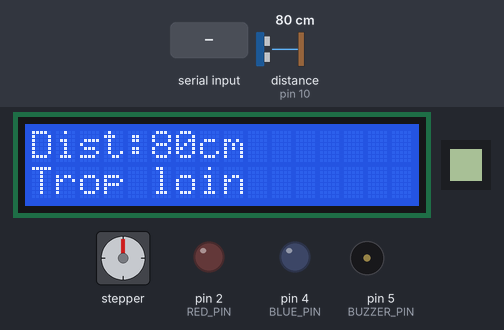
Bench run of a sketch on a simulated Arduino Mega 2560, built with avr-gcc and run on an emulated ATmega2560. Parts: 16×2 character LCD, 8×8 one-colour display, stepper motor, output pins drawn as LEDs (lit = HIGH), buzzer (waves = sounding). Dashed ring = blinking. The test bench sets the inputs (shaded band); at power-on: distance to the obstacle (sensor on pin 10) 80 cm. The echo pulse lasts 58.3 µs per cm; stepper angles assume 2048 steps per turn; what the sketch prints to the serial monitor is not drawn.

Above: at 3.3 s.
3.4 s: distance to the obstacle (sensor on pin 10) set to 64 cm
At 4.6 s:
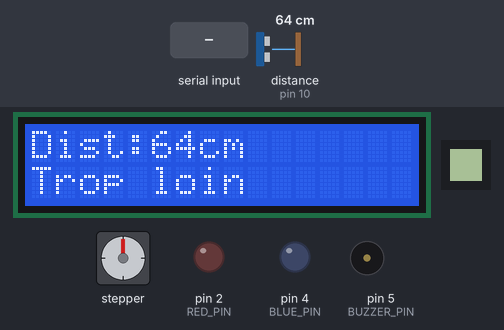
4.9 s: distance to the obstacle (sensor on pin 10) set to 56 cm
At 6.62 s:
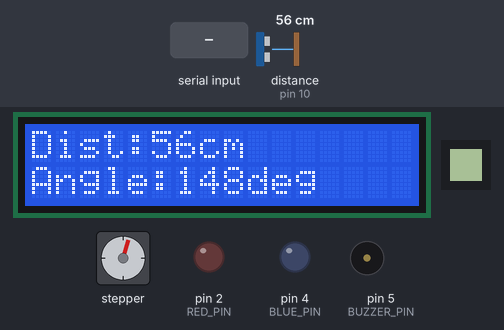
6.9 s: "g-dist\n" received over Serial
At 7.3 s:
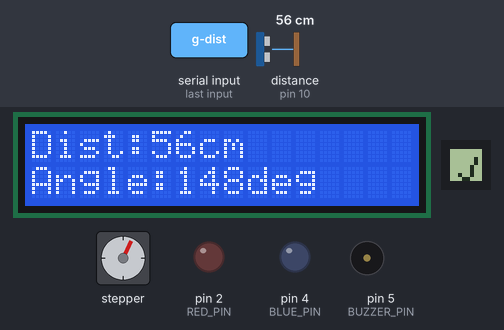
8.4 s: "cfg;lim_sup;\n" received over Serial
At 10.7 s:
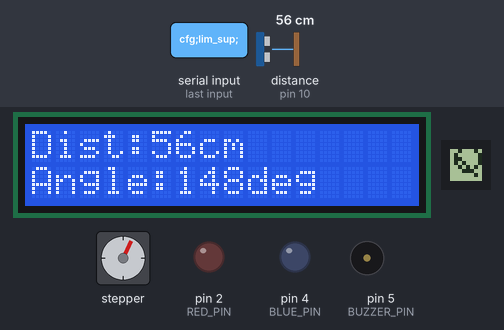
11.4 s: distance to the obstacle (sensor on pin 10) set to 2 cm
At 13.2 s:
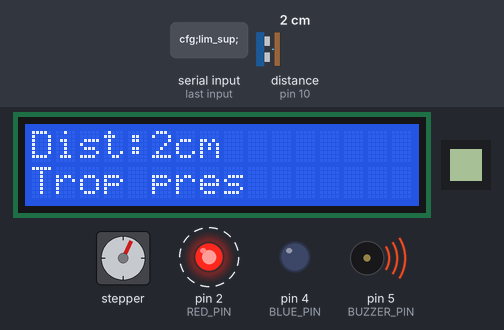
14.4 s: "cfg;alm;\n" received over Serial
At 15.4 s:
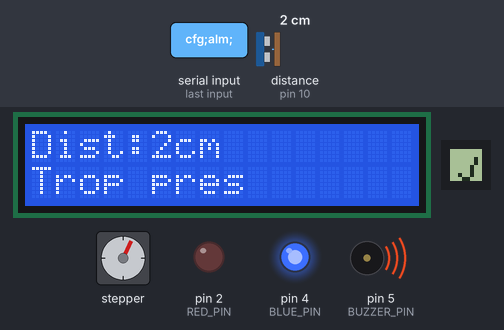
Timing chart, 0 to 18.9 s (numbered marks = the images above; inputs shaded):
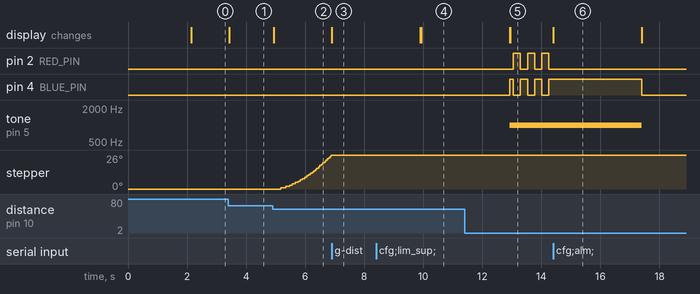

Measured:
- the behaviour switches between 61 and 60 cm on distance to the obstacle (sensor on pin 10) (found by bisection; images 1 and 2)
- after the input at 3.4 s, the display: changes at once (image 1)
- after the input at 4.9 s, stepper: keeps turning clockwise at about 15°/s, starting after 0.27 s; the display: changes at once (image 2)
- after the input at 6.9 s, stepper: stops changing and stays 26°; the display: changes at once (image 3)
- after the input at 8.4 s, stepper: stops changing and stays 26°; the display: first differs from a run without the input after 1.5 s (image 4)
- after the input at 11.4 s, pin 2 (RED_PIN): alternates HIGH for 0.24 s and LOW for 0.24 s, starting after 1.7 s; pin 4 (BLUE_PIN): LOW → HIGH after 1.5 s, then repeats every 0.48 s: LOW 0.24 s, HIGH 0.24 s
- after the input at 14.4 s, pin 2 (RED_PIN): stops changing and stays LOW; tone on pin 5 (BUZZER_PIN): 1000 Hz → silent after 3.0 s; the display: changes at once (image 6)

The sketch:

labo6_copy_20250425162949.ino
```cpp
#include <LCD_I2C.h>
#include <HCSR04.h>
#include <AccelStepper.h>
#include <U8g2lib.h>

// --- Broches matérielles ---
#define MOTOR_INTERFACE_TYPE 4

#define TRIGGER_PIN 9
#define ECHO_PIN 10

#define IN_1 53
#define IN_2 31
#define IN_3 49
#define IN_4 47

#define RED_PIN 2
#define BLUE_PIN 4
#define BUZZER_PIN 5

#define DEG_MIN 10
#define DEG_MAX 170
#define DEG_MINC 57
#define DEG_MAXC 967

#define DIN_PIN 34
#define CLK_PIN 30
#define CS_PIN 32

// --- Objets ---
LCD_I2C lcd(0x27, 16, 2);
HCSR04 hc(TRIGGER_PIN, ECHO_PIN);
AccelStepper moteur(MOTOR_INTERFACE_TYPE, IN_1, IN_3, IN_2, IN_4);
U8G2_MAX7219_8X8_1_4W_SW_SPI max7219(U8G2_R0, CLK_PIN, DIN_PIN, CS_PIN, U8X8_PIN_NONE);

// --- Variables dynamiques ---
float distance = 0;
int angle = 0;
int lastAngle = -1;

int limiteAlarme = 15;
int limiteInf = 30;
int limiteSup = 60;

enum EtatDistance { TROP_PRES,
                    TROP_LOIN,
                    DANS_ZONE };
EtatDistance etatDistance = TROP_LOIN;

enum EtatAlarme { NORMAL,
                  ALARME };
EtatAlarme etatAlarme = NORMAL;

unsigned long dernierDeclenchement = 0;
unsigned long lastCheck = 0;
unsigned long lastLcdUpdate = 0;

void setup() {
  Serial.begin(115200);

  pinMode(RED_PIN, OUTPUT);
  pinMode(BLUE_PIN, OUTPUT);
  pinMode(BUZZER_PIN, OUTPUT);

  lcd.begin();
  lcd.backlight();

  max7219.begin();

  moteur.setMaxSpeed(500);
  moteur.setAcceleration(100);
  moteur.setCurrentPosition(0);

  // Message démarrage
  lcd.setCursor(0, 0);
  lcd.print("2349185");
  lcd.setCursor(0, 1);
  lcd.print("Labo 6");
  delay(2000);
  lcd.clear();
}

void loop() {
  unsigned long now = millis();


  if (now - lastCheck >= 60) {
    distance = hc.dist();
    updateEtatDistanceEtAngle();
    updateAlarme();
    lastCheck = now;
  }

  if (now - lastLcdUpdate >= 100) {
    afficherLCD();
    lastLcdUpdate = now;
  }

  // Gestion moteur
  if (etatDistance == DANS_ZONE) {
    if (angle != lastAngle) {
      int steps = map(angle, DEG_MIN, DEG_MAX, DEG_MINC, DEG_MAXC);
      moteur.enableOutputs();
      moteur.moveTo(steps);
      lastAngle = angle;
    }
    moteur.run();
  } else {
    moteur.disableOutputs();
  }

  // Lire les commandes série
  traiterCommandeSerie();
}


void traiterCommandeSerie() {
  if (Serial.available()) {
    String cmd = Serial.readStringUntil('\n');
    cmd.trim();

    if (cmd == "g-dist") {
      Serial.println((int)distance);
      afficherSymbole('V');
    } else if (cmd.startsWith("cfg;alm;")) {
      int val = cmd.substring(8).toInt();
      limiteAlarme = val;
      Serial.print("Alarme réglée à ");
      Serial.print(val);
      Serial.println(" cm");
      afficherSymbole('V');
    } else if (cmd.startsWith("cfg;lim_inf;")) {
      int val = cmd.substring(12).toInt();
      if (val < limiteSup) {
        limiteInf = val;
        Serial.print("Limite inf = ");
        Serial.println(val);
        afficherSymbole('V');
      } else {
        Serial.println("Erreur: clim_inf >= clim_sup");
        afficherSymbole('B');
      }
    } else if (cmd.startsWith("cfg;lim_sup;")) {
      int val = cmd.substring(12).toInt();
      if (val > limiteInf) {
        limiteSup = val;
        Serial.print("Limite sup = ");
        Serial.println(val);
        afficherSymbole('V');
      } else {
        Serial.println("Erreur: lim_sup <= lim_inf");
        afficherSymbole('B');
      }
    } else {
      Serial.println("Commande inconnue");
      afficherSymbole('X');
    }
  }
}

// --- Détection et angle ---
void updateEtatDistanceEtAngle() {
  if (distance < limiteInf) {
    etatDistance = TROP_PRES;
    angle = DEG_MIN;
  } else if (distance > limiteSup) {
    etatDistance = TROP_LOIN;
    angle = DEG_MAX;
  } else {
    etatDistance = DANS_ZONE;
    angle = map(distance, limiteInf, limiteSup, DEG_MIN, DEG_MAX);
  }
}

// --- Alarme ---
void updateAlarme() {
  if (distance <= limiteAlarme) {
    etatAlarme = ALARME;
    dernierDeclenchement = millis();
  } else if (millis() - dernierDeclenchement >= 3000) {
    etatAlarme = NORMAL;
  }

  if (etatAlarme == ALARME) {
    tone(BUZZER_PIN, 1000);
    if (millis() % 500 < 250) {
      digitalWrite(RED_PIN, HIGH);
      digitalWrite(BLUE_PIN, LOW);
    } else {
      digitalWrite(RED_PIN, LOW);
      digitalWrite(BLUE_PIN, HIGH);
    }
  } else {
    noTone(BUZZER_PIN);
    digitalWrite(RED_PIN, LOW);
    digitalWrite(BLUE_PIN, LOW);
  }
}

// --- Affichage LCD ---
void afficherLCD() {
  lcd.clear();
  lcd.setCursor(0, 0);
  lcd.print("Dist:");
  lcd.print((int)distance);
  lcd.print("cm");

  lcd.setCursor(0, 1);
  if (etatDistance == TROP_PRES) {
    lcd.print("Trop pres");
  } else if (etatDistance == TROP_LOIN) {
    lcd.print("Trop loin");
  } else {
    lcd.print("Angle:");
    lcd.print(angle);
    lcd.print("deg");
  }
}


void afficherSymbole(char symbole) {
  max7219.clearBuffer();
  switch (symbole) {
    case 'V':
      max7219.drawLine(2, 6, 4, 8);
      max7219.drawLine(4, 8, 6, 2);
      break;
    case 'X':
      max7219.drawLine(2, 2, 6, 6);
      max7219.drawLine(6, 2, 2, 6);
      break;
    case 'B':
      max7219.drawCircle(4, 2, 3);
      max7219.drawLine(2, 2, 6, 6);
      break;
  }
  max7219.sendBuffer();
  delay(3000);
  max7219.clear();
}
```
